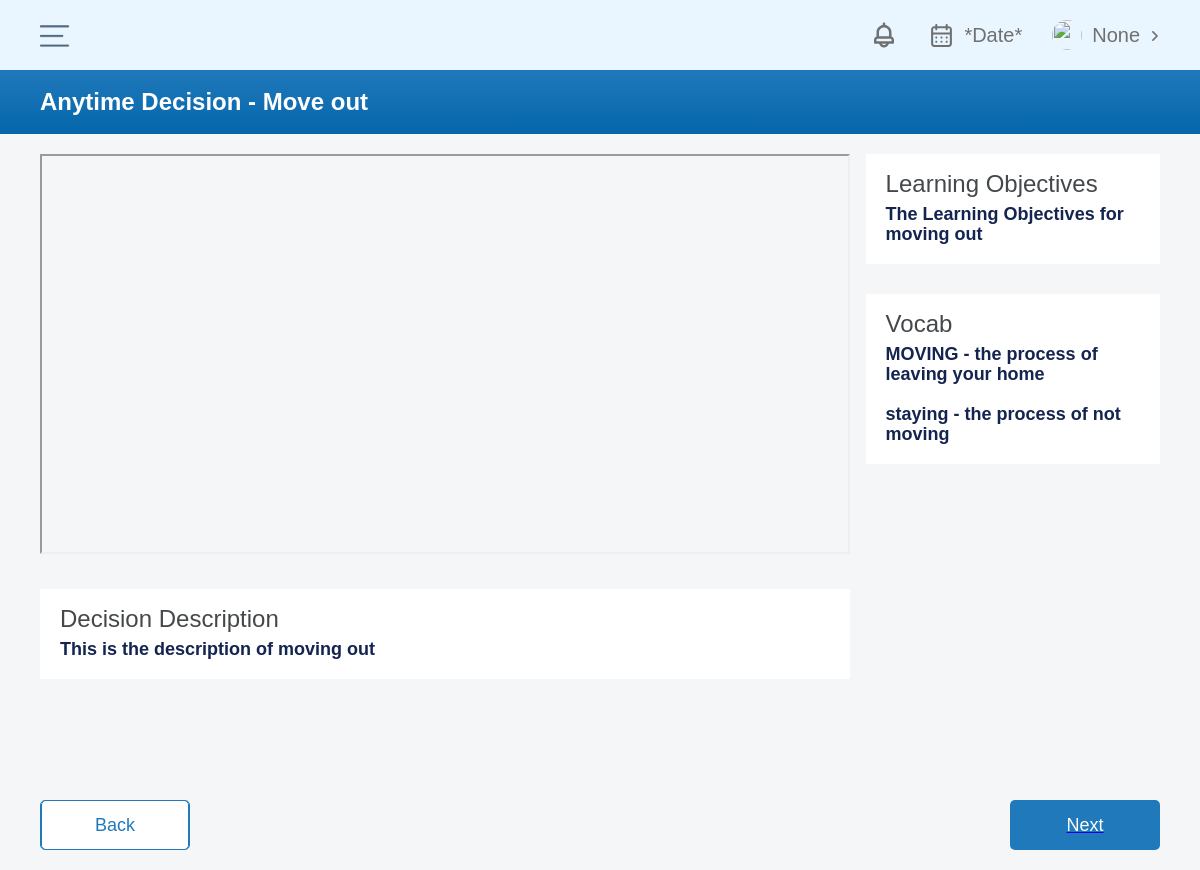
Page /anytime-decision/1/ (signed in) on the committed database.
### Student/models.py (models this page shows, shortened)
class AnytimeDecision(models.Model):
    title = models.CharField(max_length=500, null=True, blank=True)
    name_id = models.CharField(max_length=500, null=True, blank=True)
    step2_path = models.CharField(max_length=500, null=True, blank=True)
    video_link = models.CharField(max_length=500, null=True, blank=True)
    decision_id = models.CharField(max_length=500, null=True, blank=True)
    description = models.TextField(max_length=500, null=True, blank=True)
    learning_objectives = models.TextField(max_length=500, null=True, blank=True)
    vocab = models.TextField(max_length=500, null=True, blank=True)
    yearly_cost = models.IntegerField(null=True, blank=True)
    monthly_cost = models.IntegerField(null=True, blank=True)
    next_btn_link = models.CharField(max_length=500, null=True, blank=True)
    img = models.ImageField(upload_to='anytimeImages/', null=True, blank=True)

### Student/views.py (the view)
# urls.py: path('<str:id>/', views.anytime_decision, name='anytime-decision'),
def anytime_decision(request, id):
    ad = AnytimeDecision.objects.get(pk=id)
    context = {
        'ad': ad
    }
    return render(request, 'Students/anytime-decision.html', context=context)

### Accounts/models.py (called while the page is built)
    def get_first_name(self):
        return self.first_name

    def get_user_id(self):
        return self.user_id

    def get_user_image(self):
        return self.user_image

### Budget/context-processors.py (called while the page is built)
def account_info(request):
    user = request.user
    if user.is_active:
        account = Account.objects.filter(pk=request.user.pk)
        user_id = account.model.get_user_id(self=user)
        first_name = account.model.get_first_name(self=user)
        user_image = account.model.get_user_image(self=user)
        return {
            'first_name': first_name,
            'user_image': user_image,
        }
    else:
        return {
            'first_name': 'user',
            'user_image': 'img',
        }

### templates/Students/anytime-decision.html (shortened to what this page needs)
{% extends 'Students/base.html' %}
{% load static %}
{% block content %}
    <body class="body-2">
  <div class="fullpage-wrapper">
    <div class="full-page-wrapper">
      <div class="section-container">
        <div class="page-title-blue anytime-decision">
          <h1 class="heading-4">Anytime Decision - {{ ad.title }}</h1>
        </div>
      </div>
    </div>
    <div class="grid-wrapper">
      <div class="w-layout-grid grid-18 step1">
        <div id="w-node-_1ec6b8d4-8954-2eda-b421-883a183f00b4-cd267249">
          <div class="video-wrapper">
                <iframe src="{{ ad.video_link }}" title="W3Schools Free Online Web Tutorials" width="100%" height="400px" ></iframe>
          </div>
          <div id="w-node-_72f08ab3-adc3-7cf0-7027-77b91e08d9ba-cd267249" class="_20-padding-container _30-top">
            <div class="horizontal">
              <div class="_24px anytimedecision">Decision Description</div>
            </div>
            <div id="w-node-_72f08ab3-adc3-7cf0-7027-77b91e08d9bf-cd267249" class="_10-top displayed">
              <div class="_18px">{{ ad.description }}</div>
            </div>
          </div>
        </div>
        <div id="w-node-c5a806e0-724a-5949-d988-9e528c3a62f9-cd267249">
          <div id="w-node-_6eb24419-a21f-45df-39ba-9617e303e0de-cd267249" class="_20-padding-container">
            <div class="horizontal">
              <div class="_24px anytimedecision">Learning Objectives</div>
            </div>
            <div class="_10-top displayed">
              <div class="_18px">{{ ad.learning_objectives }}</div>
            </div>
          </div>
          <div id="w-node-bef59854-656b-b540-0c20-2fa52cc17a38-cd267249" class="_20-padding-container _30-top">
            <div class="horizontal">
              <div class="_24px anytimedecision">Vocab</div>
            </div>
            <div class="_10-top displayed">
              <div class="_18px">{{ ad.vocab|linebreaksbr }}</div>
            </div>
          </div>
        </div>
      </div>
    </div>
    <div class="button-wrapper bottom-spacing">
      <div class="button">
          <input type=button class="button" style="font-size: 18px" value="Back" onClick="javascript:history.go(-1);">
      </div>
        <a href="/{{ ad.next_btn_link }}">
        <div class="button next">
            <div class="button-text next">Next</div>
        </div>
      </a>
    </div>
  </div>
</body>
{% endblock %}

### static/budget/css/webflow.css (style rules this page uses)
* { -webkit-box-sizing: border-box; -moz-box-sizing: border-box; box-sizing: border-box; }
html { height: 100%; }
body { margin: 0; min-height: 100%; background-color: #fff; font-family: Arial, sans-serif; font-size: 14px; line-height: 20px; color: #333; }
h1, h2, h3, h4, h5, h6 { font-weight: bold; margin-bottom: 10px; }
h1 { font-size: 38px; line-height: 44px; margin-top: 20px; }
button, [type='button'], [type='reset'] { border: 0; cursor: pointer; -webkit-appearance: button; }

### rows in the picture
AnytimeDecision: title "Move out", description "This is the description of moving out", learning_objectives "The Learning Objectives for moving out", vocab "MOVING - the process of leaving your home staying - the process of not moving"

### other values in the picture
{{ first_name }} "None"
